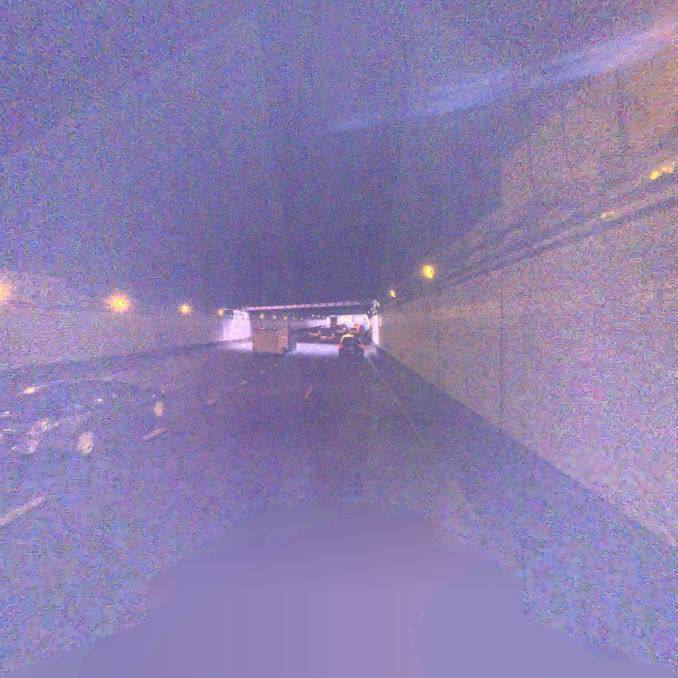
#> input picture src/InputImages/393408606.jpg, 2032 x 2032 px (shown at 1/3 size); its folder holds only this picture in this run
$ python Assignemnt1_SmearDetection.py
#> lines starting #> are read from the running program, lines starting #| are printed output that depends on the picture; after the words box and inside, x2 and y2 are one past the last pixel; in counts of white or black regions, pixels touching at a corner belong together

import cv2
import numpy as np
import matplotlib.pyplot as plt
import glob
import os
def smearDetection(image,path,imageNumber):

    # reading the input image
#> called with image = 'src/InputImages/393408606.jpg', path = 'src/OutputImages/', imageNumber = 1
    image1 = cv2.imread(image)
#> image1 is the input picture: shape (2032, 2032, 3); mean B, G, R 173.7, 127.4, 139.2

    # convert image to gray scale
    img1 = cv2.cvtColor(image1, cv2.COLOR_BGR2GRAY)

    # applying clahe filter to enhance the contrast
    clahe = cv2.createCLAHE(clipLimit=2.0, tileGridSize=(8, 8))
    img1 = clahe.apply(img1)
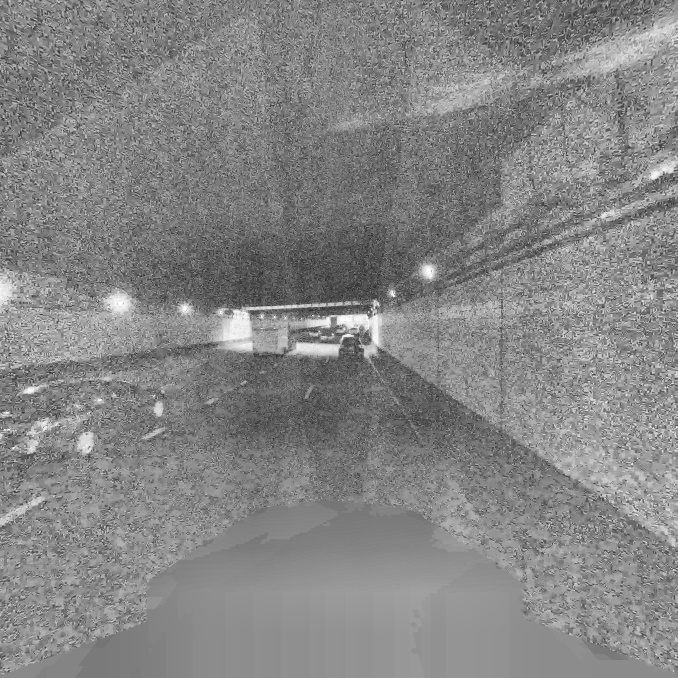
#> img1: shape (2032, 2032) (shown at 1/3 size); min 2, max 255, mean 133.2

    # applying gaussian and bilateral filter to reduce the noise
    img1 = cv2.GaussianBlur(img1, (7, 7), 0);
    img1 = cv2.bilateralFilter(img1, 9, 75, 75)

    # histogram of the image is generated and the max bin value is selected as thresh value
    hist = cv2.calcHist([img1], [0], None, [256], [0, 256])
#> hist = 256 values, max 94820 at index 140, min 0 at index 0, mean 16129
    thresh = np.argmax(hist)
#> thresh = 140

    # thresholding to binarize the image
    ret, thresh1 = cv2.threshold(img1, thresh, 255, cv2.THRESH_BINARY)
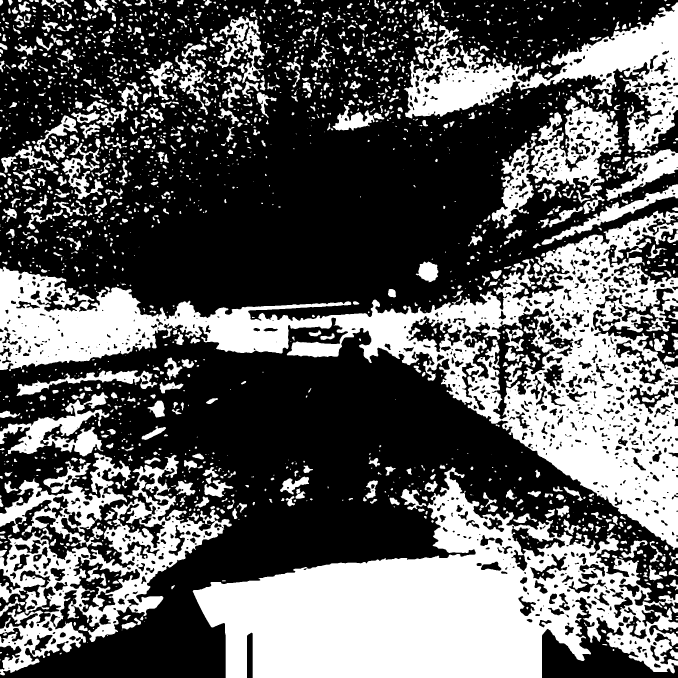
#> thresh1: shape (2032, 2032) (shown at 1/3 size); 36.9% white; 2300 white regions (779 under 20 px), largest, box (x1, y1, x2, y2) and area: (0, 632, 2032, 1649) 476646, (578, 1401, 2032, 2032) 438130, (0, 1364, 695, 2026) 112701
#> ret = 140

    # erosion and dilation to enhance the smear contours
    kernel = np.ones((15, 15), np.uint8)
    erosion = cv2.erode(thresh1,kernel,iterations = 1)
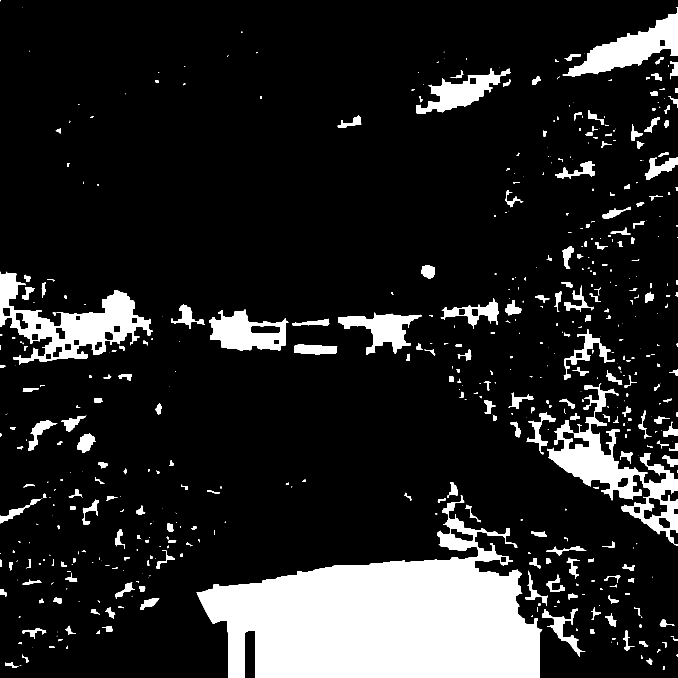
#> erosion: shape (2032, 2032) (shown at 1/3 size); 13.4% white; 535 white regions (217 under 20 px), largest, box (x1, y1, x2, y2) and area: (590, 1487, 1627, 2032) 307747, (1642, 1149, 2032, 1636) 43179, (0, 815, 458, 1094) 42196
    kernel = np.ones((10,10),np.uint8)
    thresh1 = cv2.dilate(erosion,kernel,iterations = 1)
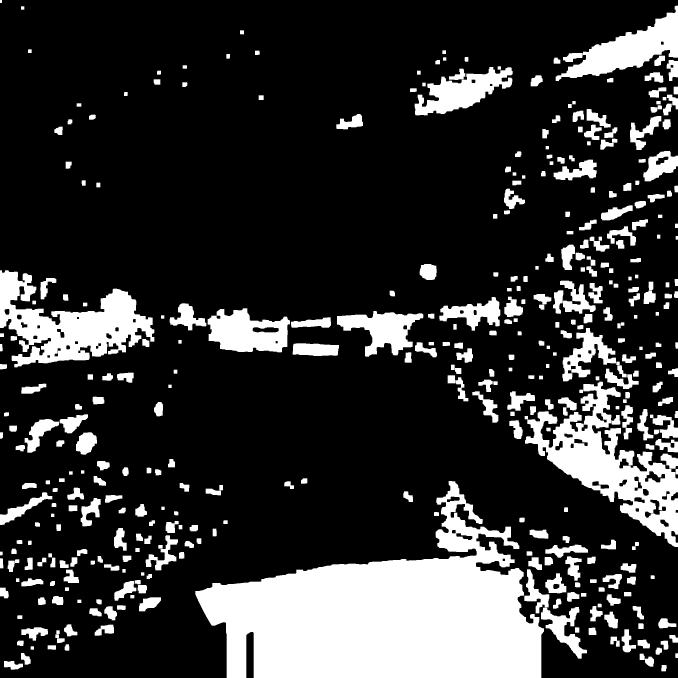
#> thresh1: shape (2032, 2032) (shown at 1/3 size); 19.8% white; 397 white regions

    # finding the contours to approximate the smear
    contours, hierarchy = cv2.findContours(thresh1, cv2.RETR_TREE, cv2.CHAIN_APPROX_SIMPLE)
#> contours = 447 contours; largest, box (x1, y1, x2, y2) and area: (586, 1443, 1632, 2032) 328871, (1575, 1145, 2032, 1641) 78872, (0, 811, 463, 1102) 63449, (1667, 17, 2032, 243) 29468, (623, 925, 870, 1057) 23014
    filteredContours = []
    counter = 0
    max = 0
    # iteration over the contours to filter out contours based on the area
    # the limits for the area are decided heuristically
    for i in contours:
        area = cv2.contourArea(i)
        if (area > 10000 and area < 220000 ):
            filteredContours.append(i)
            counter = counter + 1
            if (area > max):
                max = area
#> this loop made 447 passes
#> (area, max) on pass 193: (78872, 78872)
#> after the loop, counter = 6; filteredContours = 6 contours; box (x1, y1, x2, y2) and area: (1575, 1145, 2032, 1641) 78872, (0, 811, 463, 1102) 63449, (1667, 17, 2032, 243) 29468, (623, 925, 870, 1057) 23014, (1244, 201, 1538, 346) 19745, (1011, 933, 1270, 1070) 17175; max = 78872
    print('total number of contours: '+str(counter))
#| total number of contours: 6

    # drawing the contours and generating the mask based on the image obtained after applying the contours
    contouredImage = cv2.drawContours(img1, filteredContours, -1, (255, 23, 71), 3)
    mask_inv = cv2.bitwise_not(contouredImage)
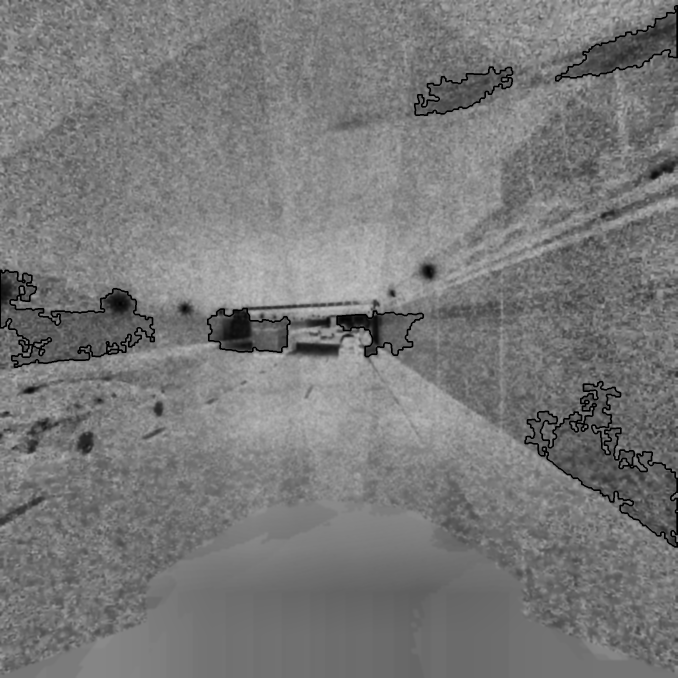
#> mask_inv: shape (2032, 2032) (shown at 1/3 size); min 0, max 197, mean 120.6
    res = cv2.bitwise_and(image1, image1, mask=mask_inv)
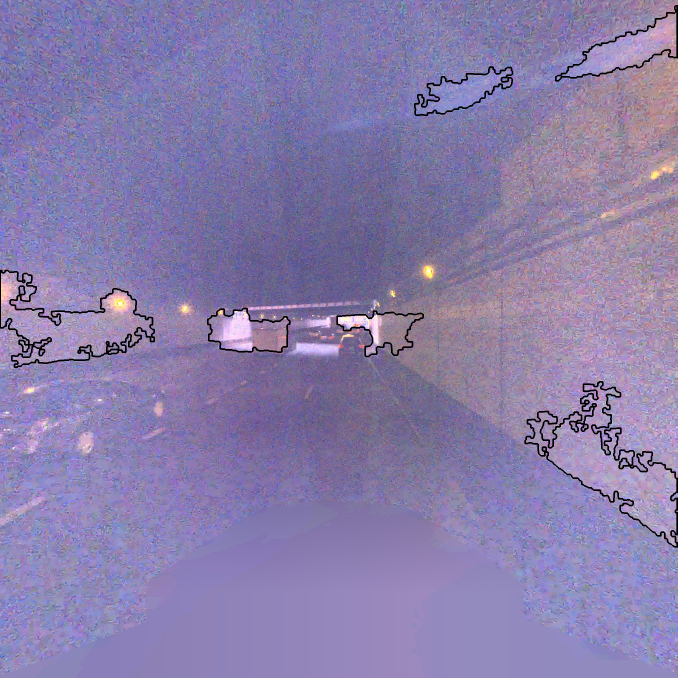
#> res: shape (2032, 2032, 3) (shown at 1/3 size); mean B, G, R 171.4, 125.5, 137.1
    numpy_horizontal_concat = np.concatenate((image1, res), axis=1)
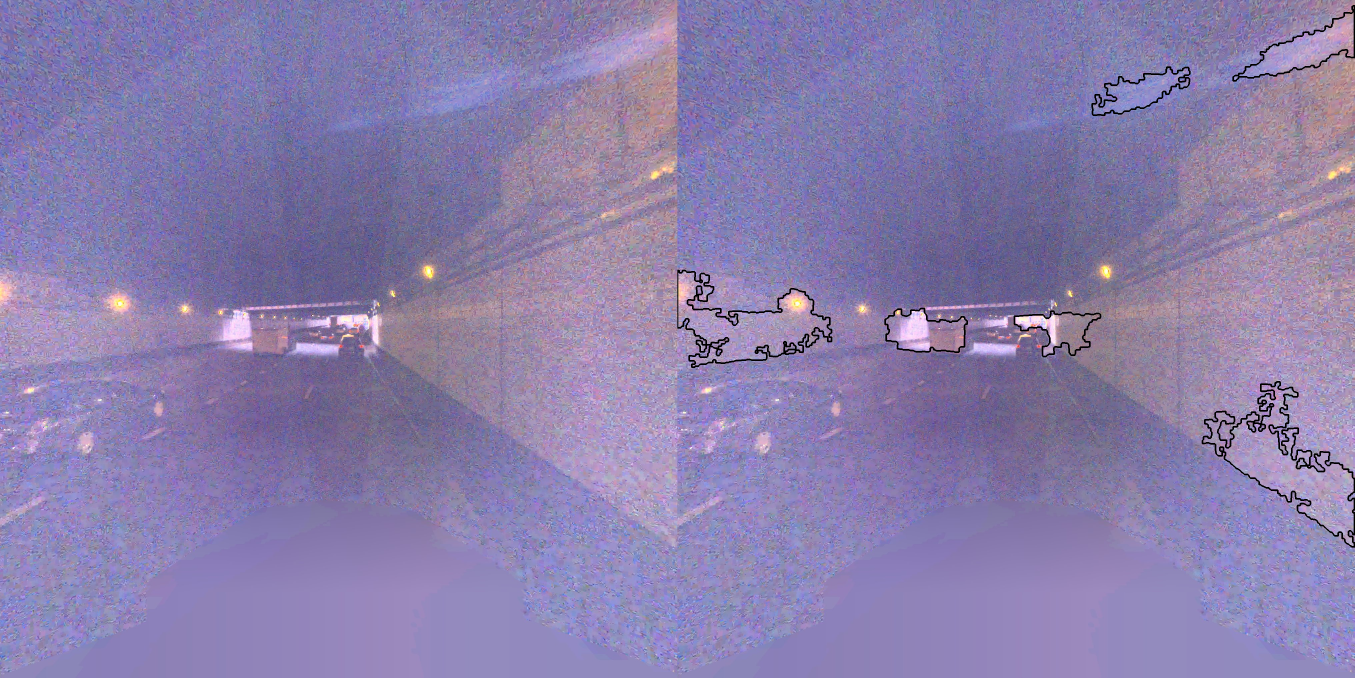
#> numpy_horizontal_concat: shape (2032, 4064, 3) (shown at 1/3 size); mean B, G, R 172.5, 126.4, 138.2

    # adding the images to output directory if contours are found in the expected range
    if counter>0:
        cv2.imwrite(path+'result'+str(imageNumber)+'.jpg', numpy_horizontal_concat)

def main():
    smearDirectory = os.getcwd()+"/InputImages/*.jpg"
    outputDirectory = os.getcwd()+"/OutputImages/"
    list = glob.glob(smearDirectory)
    count =1
    for i in list:
        smearDetection(i,outputDirectory,count)
        count= count+1

if __name__ == "__main__":
    main()

$ run again, on src/InputImages/393408610.jpg
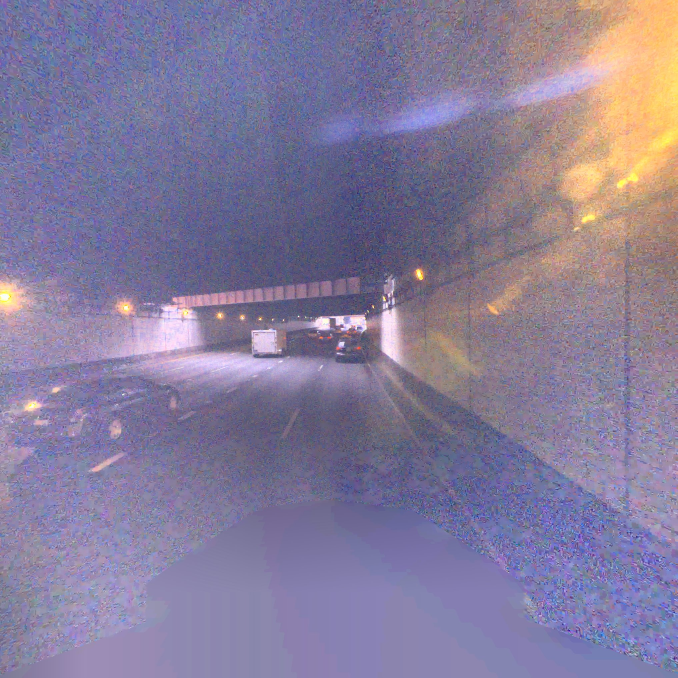
#> input picture src/InputImages/393408610.jpg, 2032 x 2032 px (shown at 1/3 size)
#> in smearDetection, image1 is the input picture: shape (2032, 2032, 3); mean B, G, R 155.1, 124.3, 133.8
#> hist = 256 values, max 82993 at index 135, min 0 at index 0, mean 16129
#> thresh = 135
#> in smearDetection, `ret, thresh1 = cv2.threshold(img1, thresh, 255, cv2.THRESH_BINARY)`:
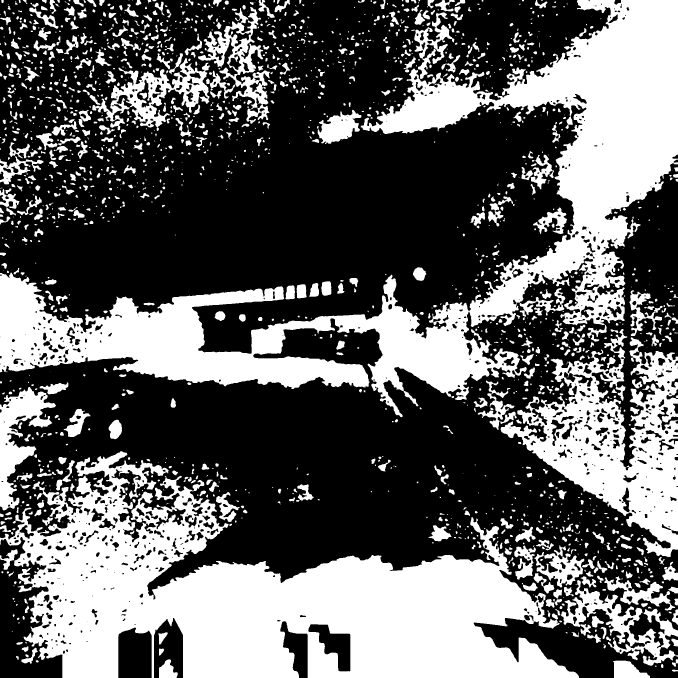
#> thresh1: shape (2032, 2032) (shown at 1/3 size); 38.5% white; 1928 white regions (646 under 20 px), largest, box (x1, y1, x2, y2) and area: (0, 0, 2032, 1252) 564673, (0, 1353, 1737, 2032) 550769, (1502, 987, 2032, 1671) 143548
#> erosion: shape (2032, 2032); 20.4% white; 307 white regions (135 under 20 px), largest, box (x1, y1, x2, y2) and area: (108, 1604, 1727, 2032) 381951, (1509, 0, 2032, 729) 181731, (245, 874, 1099, 1156) 83817
#> contours = 285 contours; largest, box (x1, y1, x2, y2) and area: (73, 1587, 1732, 2032) 434764, (1486, 0, 2032, 749) 196370, (228, 870, 1104, 1161) 99561, (1589, 1305, 2032, 1647) 62248, (1008, 909, 1461, 1175) 53278
#> the loop in smearDetection, `for i in contours:` made 285 passes
#> (area, max) on passes 111, 204, 275: (62248, 62248), (99561, 99561), (196369.5, 196369.5)
#> after the loop in smearDetection, `for i in contours:`: counter = 8; filteredContours = 8 contours; box (x1, y1, x2, y2) and area: (1486, 0, 2032, 749) 196370, (228, 870, 1104, 1161) 99561, (1589, 1305, 2032, 1647) 62248, (1008, 909, 1461, 1175) 53278, (0, 829, 155, 1109) 27026, (1144, 249, 1437, 398) 23718, (0, 1176, 135, 1441) 14048, (1590, 707, 1761, 833) 10821; max = 196369.5
#| total number of contours: 8
#> in smearDetection, `numpy_horizontal_concat = np.concatenate((image1, res), axis=1)`:
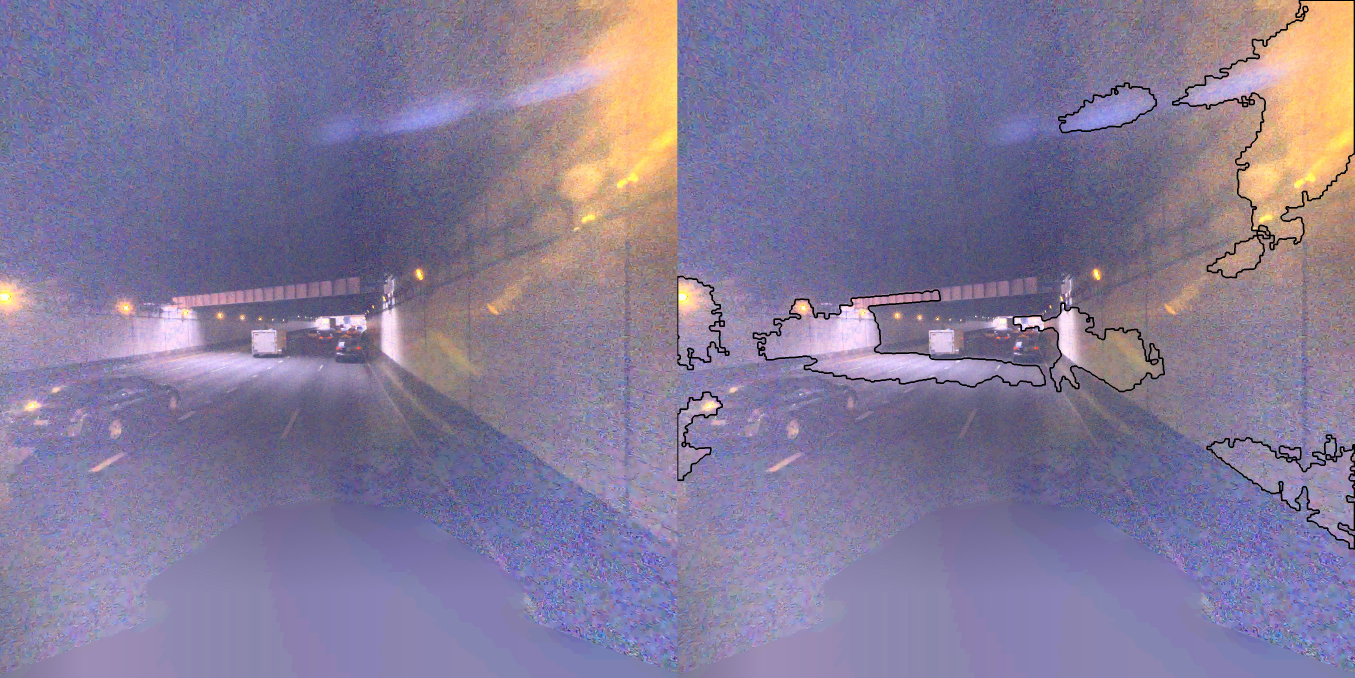
#> numpy_horizontal_concat: shape (2032, 4064, 3) (shown at 1/3 size); mean B, G, R 153.7, 123, 132.4
